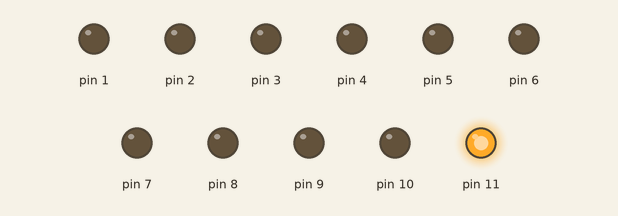
Simulated run of this sketch. Board: Arduino Uno, built with avr-gcc and run on an emulated ATmega328P. On the bench: output pins drawn as LEDs (lit = HIGH).

Above: at 0.1 s.
At 39.1 s:
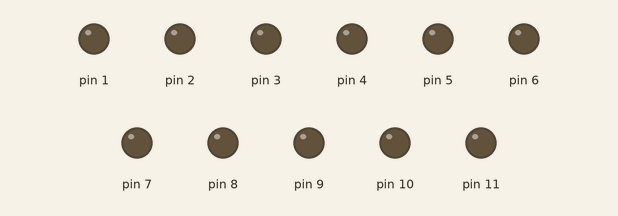
Timing chart, 0 to 40.0 s (numbered marks = the images above):
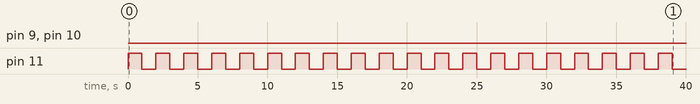

Measured:
- by itself, pin 11: alternates HIGH for 1.0 s and LOW for 1.0 s

The sketch:

controlle.ino
```cpp
int minutes = 0, hours = 0;
int m[]= {1,0,1,0};

void setup() { //set outputs and inputs

  pinMode(1, OUTPUT); pinMode(2, OUTPUT); pinMode(3, OUTPUT); pinMode(4, OUTPUT); pinMode(5, OUTPUT);
  pinMode(6, OUTPUT); pinMode(7, OUTPUT); pinMode(8, OUTPUT); pinMode(9, OUTPUT); pinMode(10, OUTPUT);
  pinMode(11, OUTPUT);
  pinMode(0, INPUT);


}


int* toBinary(int n, int sizeArray)
{
 int* pointer;
  pointer = new int[sizeArray]; // THIS LINE HAS CHANGED
  int m = n / 2;
  int k = n % 2;
  for (int q = 0; q < sizeArray; q++){
    if (k == 0)
      pointer[q] = 0;
    else
      pointer[q] = 1;

    k = m % 2;
    m /= 2;

  }
  swap(pointer,sizeArray-1);
  return pointer;
}

void swap(int *k, int s){
  int temp;
  for (int i = 0, j = s; i < (s+1)/2; i++, j--)
  {
    temp = k[i];
    k[i] = k[j];
    k[j] = temp;
  }
}

void loop(){

  for (int a = 0; a < 61; a++){
    int *hourP = toBinary(0,4), *minuteP = toBinary(0,6);


    if (a == 60)
    {
      minutes += 1;
      minuteP = toBinary(minutes, 6);
      a -= 60;

    }
    if (minutes == 60)
    {
      hours += 1;
      minutes = 0;
      hourP = toBinary(hours, 4);
    }
    if (hours == 13)
    {
      hours =  1;
    }


    if (minuteP != nullptr){
    for (int i = 0; i < 6; i++){
      if (minuteP[i] == 1)
        digitalWrite(i + 5, HIGH);
      else
        digitalWrite(i + 5, LOW);
      }
    }
    if (hourP != nullptr){
      for (int i = 0; i < 4; i++){
        if (hourP[i] == 1)
          digitalWrite(i + 1, HIGH);
        else
          digitalWrite(i + 1, LOW);
      }
    }

    if(a%2 == 0){
      digitalWrite(11, HIGH);
    } else{
      digitalWrite(11, LOW);
    }

    delete minuteP;
    delete hourP;
    delay(1000);

  }
}
```
